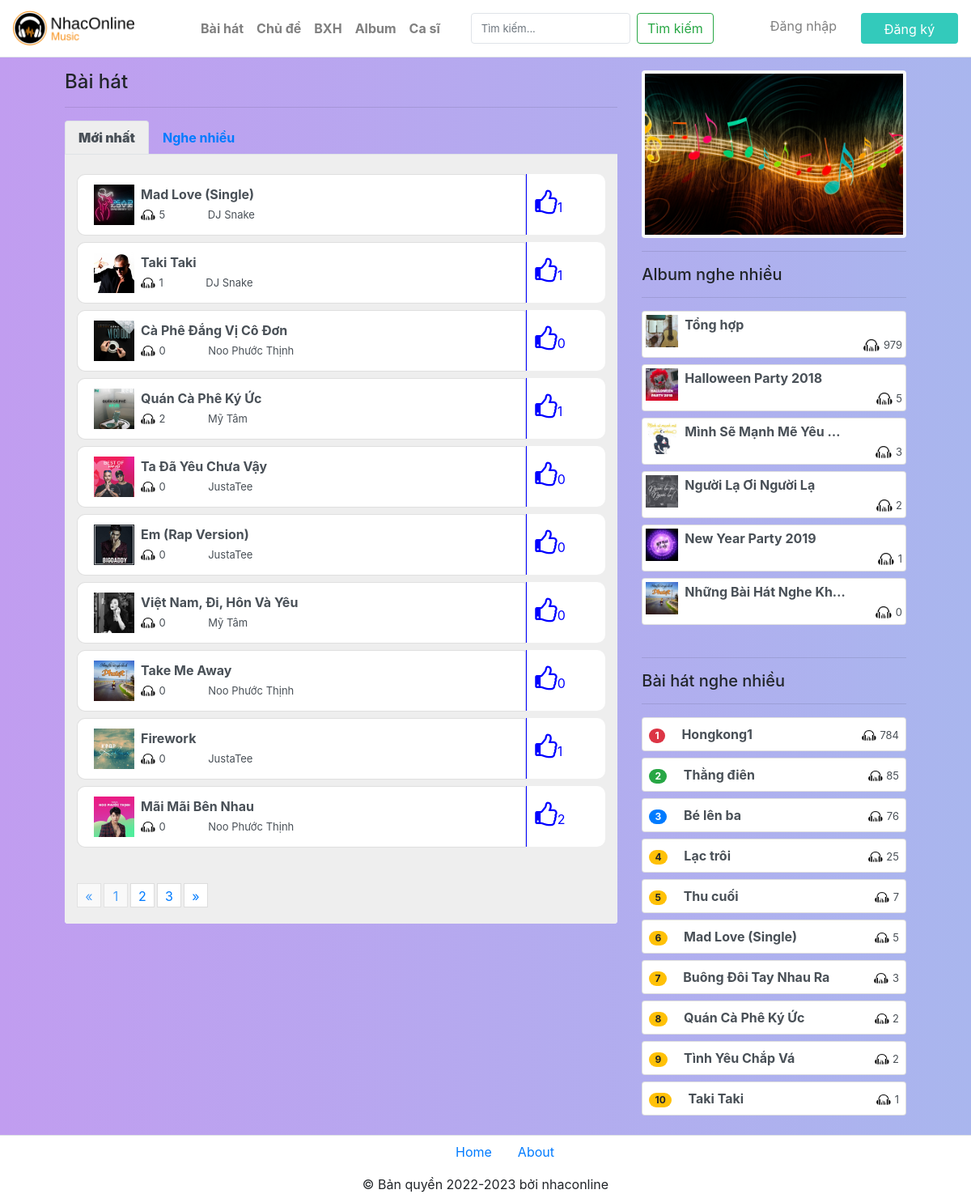
Screenshot of /Sources/baihat.php with the database file from the repository.
### tables this page shows
CREATE TABLE IF NOT EXISTS baihat (
  id int(100) NOT NULL AUTO_INCREMENT,
  tenbaihat varchar(100) NOT NULL,
  path varchar(100) NOT NULL,
  image varchar(100) NOT NULL,
  luotnghe int(100) NOT NULL,
  likes int(100) NOT NULL DEFAULT 0,
  idalbum int(10) NOT NULL,
  idcasi int(10) NOT NULL,
  idchude int(10) NOT NULL,
  ngaydang datetime NOT NULL DEFAULT CURRENT_TIMESTAMP,
  PRIMARY KEY (id)
);

CREATE TABLE IF NOT EXISTS album (
  id int(100) NOT NULL AUTO_INCREMENT,
  tenalbum varchar(100) NOT NULL,
  image varchar(100) NOT NULL,
  PRIMARY KEY (id)
);

### Sources/baihat.php (the view, shortened to what this page needs)
<!DOCTYPE html>
<html lang="en">
<head>
	<link rel="stylesheet" href="https://cdnjs.cloudflare.com/ajax/libs/font-awesome/4.7.0/css/font-awesome.min.css" />
    <link rel="stylesheet" href="./css/hover.css">
    <link rel="stylesheet" href="./css/bootstrap.min.css">
	<link rel="stylesheet" href="./css/jquery.paginate.css">
    <link rel="stylesheet" href="./css/fixbody.css">
    <link rel="stylesheet" href="./css/like.css">
</head>
<body>
    <div class="container-fullwidth">
        <?php
        include('./php/header.php');
        ?>
        <main class="col-md-11 m-auto">
            <div class="left col-md-8 float-left">
                <div class="text-md-left mt-3">
                    <h4>Bài hát</h4>
                </div><hr>
                <ul class="nav nav-tabs" role="tablist">
            <li class="nav-item">
            <a class="nav-link active" data-toggle="tab" href="#home"><b>Mới nhất</b></a>
            </li>
            <li class="nav-item">
            <a class="nav-link" data-toggle="tab" href="#menu1"><b>Nghe nhiều</b></a>
            </li>
            </ul>
        <div class="tab-content bg-white rounded-bottom">
            <div id="home" class="container tab-pane active rounded-bottom" style="background:#eee"><br>
            <div class="list-group">
                <ul id="listbaihat" class="p-0" style="list-style:none;">
                <?php
                    require('./php/connect.php');
                    $sql = "SELECT * FROM v_baihat ORDER BY ngaydang DESC";
                    $result = mysqli_query($con,$sql);
                    while($row = mysqli_fetch_assoc($result)){
                        $tenbaihat = $row['tenbaihat'];
                        $anh = $row['image'];
                        $casi = $row['tencasi'];
                        $luotnghe = $row['luotnghe'];
                        echo '<li><a href="./playnhac.php?id='.$row['id'].'" class="list-group-item list-group-item-action flex-column align-items-start mb-2">
                            <span>
                                <img class="float-left mr-2" src="./'.$anh.'" width="50px">
                            </span>
                            <div class="item_title font-weight-bold">'.$tenbaihat.'</div>
                            <div class="box_items">
                                <span class="item_span mr-5">
                                    <img src="./image/views.png" width="18px">
                                    <span style="font-size:13px;">'.$luotnghe.'</span>
                                </span>
                                <span>
                                    <span style="font-size:13px;">'.$casi.'</span>
                                </span>
                            </div>
                        </a><div class="dlike">';
                        if(isset($_SESSION['id'])){
                            $iduser = $_SESSION['id'];
                            $results = mysqli_query($con, "SELECT * FROM likes WHERE iduser=$iduser AND idbaihat=".$row['id']."");
                                if (mysqli_num_rows($results) == 1 ):
                                    echo "<span class='unlike fa fa-thumbs-up' data-id='$row[id]'></span>
                                    <span class='like d-none fa fa-thumbs-o-up' data-id='$row[id]'></span>";
                                else:
                                    echo "<span class='like fa fa-thumbs-o-up' data-id='$row[id]'></span>
                                    <span class='unlike d-none fa fa-thumbs-up' data-id='$row[id]'></span>";
                                endif;
                                echo "<span class='likes_count'>$row[likes]</span>";
                            echo "</div></li>";
                        }else{
                            echo "<span class='yclogin fa fa-thumbs-o-up'></span>";
                            echo "<span class='likes_count'>$row[likes]</span>";
                            echo "</div></li>";
                        }
                    }
                ?>
                </ul>
                </div>
            </div>
                <?php
                    require('./php/connect.php');
                ?>
        </div>
            </div>
            <div class="right col-md-4 float-right">
            <?php include('./php/menuright.php');?>
            </div>
        </main>
        <?php
        include('./php/footer.php');
        ?>
    </div>
</body>
</html>

### Sources/php/menuright.php (shortened to what this page needs)
<div class="w-100 mt-3 p-1 bg-light rounded"><img class="w-100" src="./image/score.jpg" alt="Ảnh"></div>
    <hr>
    <div class="text-md-left mt-3">
            <h5>Album nghe nhiều</h5>
        </div><hr>
    <div class="list-group">
        <ul id="listbaihat" class="p-0" style="list-style:none;">
            <?php require('./php/connect.php');
            $sql = "SELECT a.id,a.tenalbum,a.image, SUM(vb.luotnghe) AS tongluotnghe FROM album a INNER JOIN v_baihat vb ON a.id = vb.idalbum GROUP BY a.id ORDER BY (tongluotnghe) DESC" ;
            $result = mysqli_query($con,$sql);
            while($row = mysqli_fetch_assoc($result)){
                $tenalbum = $row['tenalbum'];
                $anh = $row['image'];
                $luotnghe = $row['tongluotnghe'];
                echo '<a href="./p_album.php?id='.$row['id'].'" class="list-group-item list-group-item-action flex-column align-items-start mb-2 p-1 rounded">
                    <span>
                        <img class="float-md-left mr-2" src="./'.$anh.'" width="40px">
                    </span>
                    <div class="item_title">'.$tenalbum.'</div>
                    <div class="box_items text-right">
                        <span class="item_span">
                            <img src="./image/views.png" width="20px">
                            <span style="font-size:13px;">'.$luotnghe.'</span>
                        </span>
                    </div>
                </a>';
            }
            ?>
        </ul>
    </div>
    <hr>
<div class="text-md-left">
    <h5>Bài hát nghe nhiều</h5>
</div><hr>
<div class="list-group">
    <?php
        require('./php/connect.php');
        $sql = "SELECT * FROM v_baihat ORDER BY luotnghe DESC";
        $result = mysqli_query($con,$sql);
        $i=1;
        while(($row = mysqli_fetch_assoc($result)) && ($i<=10)){
            $tenbaihat = $row['tenbaihat'];
            $luotnghe = $row['luotnghe'];
            $cl='';
        switch ($i) {
            case 1:
                $cl='danger';
                break;
            case 2:
                $cl='success';
                break;
            case 3:
                $cl='primary';
                break;
            default:
                $cl='warning';
                break;
        }
        echo '<a href="./playnhac.php?id='.$row['id'].'" class="list-group-item list-group-item-action flex-column align-items-start mb-2 p-2 rounded">
                <span class="badge badge-pill badge-'.$cl.'">'.$i.'</span>
                <span class="ml-3 rg">'.$tenbaihat.'</span>
                <span class="item_span float-right">
                    <img src="./image/views.png" width="18px">
                    <span style="font-size:13px;">'.$luotnghe.'</span>
                </span>
            </a>';
        $i++;
        }
    ?>
</div>

### Sources/css/fixbody.css (style rules this page uses)
body { background: linear-gradient(to left, #a9b6ee, #c19df0); }

### Sources/css/like.css (style rules this page uses)
.like, .unlike, .likes_count { margin-right: 5px; color: blue; }
.yclogin { color:blue; }
.fa-thumbs-up, .fa-thumbs-o-up { font-size: 2em; }
#listbaihat li a { float: left; width: 85%; border-top-left-radius: 10px; border-bottom-left-radius: 10px; }
.dlike { width: 15%; min-height: 75px; float: left; background: #ffffff; border-left: 1px solid blue; border-top-right-radius: 10px; border-bottom-right-radius: 10px; padding-top: 20px; padding-left: 10px; margin-bottom: 9px; }

### Sources/baihat.php (style rules this page uses)
.nav-tabs .nav-link.active { background-color:#eee; border-bottom:#eee; font-weight: bold; }

### Sources/php/menuright.php (style rules this page uses)
.item_title { width: 200px; overflow: hidden; white-space: nowrap; text-overflow: ellipsis; font-weight:bold; }
.rg { width: 200px; overflow: hidden; white-space: nowrap; text-overflow: ellipsis; font-weight:bold; }

### rows the page displays
baihat: image (picture), tenbaihat "Mad Love (Single)", luotnghe "5", casi "DJ Snake", likes "1"
baihat: image (picture), tenbaihat "Taki Taki", luotnghe "1", casi "DJ Snake", likes "1"
baihat: image (picture), tenbaihat "Cà Phê Đắng Vị Cô Đơn", luotnghe "0", casi "Noo Phước Thịnh", likes "0"
baihat: image (picture), tenbaihat "Quán Cà Phê Ký Ức", luotnghe "2", casi "Mỹ Tâm", likes "1"
baihat: image (picture), tenbaihat "Ta Đã Yêu Chưa Vậy", luotnghe "0", casi "JustaTee", likes "0"
baihat: image (picture), tenbaihat "Em (Rap Version)", luotnghe "0", casi "JustaTee", likes "0"
baihat: image (picture), tenbaihat "Việt Nam, Đi, Hôn Và Yêu", luotnghe "0", casi "Mỹ Tâm", likes "0"
baihat: image (picture), tenbaihat "Take Me Away", luotnghe "0", casi "Noo Phước Thịnh", likes "0"
baihat: image (picture), tenbaihat "Firework", luotnghe "0", casi "JustaTee", likes "1"
baihat: image (picture), tenbaihat "Mãi Mãi Bên Nhau", luotnghe "0", casi "Noo Phước Thịnh", likes "2"
album: image (picture), tenalbum "Tổng hợp", luotnghe "979"
album: image (picture), tenalbum "Halloween Party 2018", luotnghe "5"
album: image (picture), tenalbum "Mình Sẽ Mạnh Mẽ Yêu…", luotnghe "3"
album: image (picture), tenalbum "Người Lạ Ơi Người Lạ", luotnghe "2"
album: image (picture), tenalbum "New Year Party 2019", luotnghe "1"
album: image (picture), tenalbum "Những Bài Hát Nghe Kh…", luotnghe "0"
baihat: tenbaihat "Hongkong1", luotnghe "784"
baihat: tenbaihat "Thằng điên", luotnghe "85"
baihat: tenbaihat "Bé lên ba", luotnghe "76"
baihat: tenbaihat "Lạc trôi", luotnghe "25"
baihat: tenbaihat "Thu cuối", luotnghe "7"
baihat: tenbaihat "Buông Đôi Tay Nhau Ra", luotnghe "3"
baihat: tenbaihat "Tình Yêu Chắp Vá", luotnghe "2"
